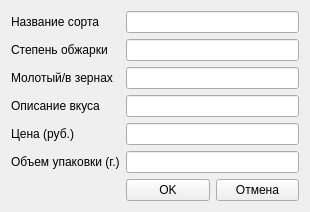
<?xml version="1.0" encoding="UTF-8"?>
<ui version="4.0">
 <class>Form</class>
 <widget class="QWidget" name="Form">
  <property name="geometry">
   <rect>
    <x>0</x>
    <y>0</y>
    <width>310</width>
    <height>206</height>
   </rect>
  </property>
  <property name="windowTitle">
   <string>Form</string>
  </property>
  <layout class="QFormLayout" name="formLayout">
   <item row="0" column="0">
    <widget class="QLabel" name="label">
     <property name="text">
      <string>Название сорта</string>
     </property>
    </widget>
   </item>
   <item row="0" column="1">
    <widget class="QLineEdit" name="variety_name"/>
   </item>
   <item row="1" column="0">
    <widget class="QLabel" name="label_3">
     <property name="text">
      <string>Степень обжарки</string>
     </property>
    </widget>
   </item>
   <item row="1" column="1">
    <widget class="QLineEdit" name="degree_of_roast"/>
   </item>
   <item row="2" column="0">
    <widget class="QLabel" name="label_4">
     <property name="text">
      <string>Молотый/в зернах</string>
     </property>
    </widget>
   </item>
   <item row="2" column="1">
    <widget class="QLineEdit" name="ground_or_in_grains"/>
   </item>
   <item row="3" column="0">
    <widget class="QLabel" name="label_2">
     <property name="text">
      <string>Описание вкуса</string>
     </property>
    </widget>
   </item>
   <item row="3" column="1">
    <widget class="QLineEdit" name="taste_description"/>
   </item>
   <item row="4" column="0">
    <widget class="QLabel" name="label_5">
     <property name="text">
      <string>Цена (руб.)</string>
     </property>
    </widget>
   </item>
   <item row="4" column="1">
    <widget class="QLineEdit" name="price"/>
   </item>
   <item row="5" column="0">
    <widget class="QLabel" name="label_6">
     <property name="text">
      <string>Объем упаковки (г.)</string>
     </property>
    </widget>
   </item>
   <item row="5" column="1">
    <widget class="QLineEdit" name="packing_volume"/>
   </item>
   <item row="6" column="1">
    <layout class="QHBoxLayout" name="horizontalLayout">
     <item>
      <widget class="QPushButton" name="run_">
       <property name="text">
        <string>OK</string>
       </property>
      </widget>
     </item>
     <item>
      <widget class="QPushButton" name="close_">
       <property name="text">
        <string>Отмена</string>
       </property>
      </widget>
     </item>
    </layout>
   </item>
  </layout>
 </widget>
 <resources/>
 <connections/>
</ui>
